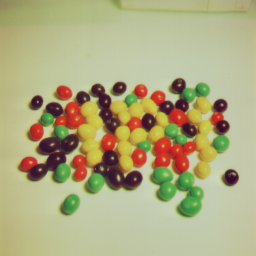
#> input picture gcPDI/imgPDI/beansp.tiff, 256 x 256 px
$ jupyter execute --allow-errors gc04_03Limiariz.ipynb
#> lines starting #> are read from the running program, lines starting #| are printed output that depends on the picture
## Limiarização

### Imagens para análise
Serão utilizadas a imagem beansp.tiff e gray21.515.tiff, uma para simular aplicações em figuras reais, e outra para explorar os parâmetros de limiarização, já que possui faixas de cinza bem definidas.

[cell 1]
#Inicialização
import cv2 as cv
import numpy as np
import matplotlib.pyplot as plt
import math as m
import navFunc as nf
from navFunc.cls import cls
from IPython.display import Image

[cell 2]
imgA = cv.imread("../gcPDI/imgPDI/beansp.tiff",0)
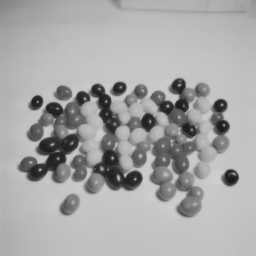
#> imgA: shape (256, 256); min 24, max 208, mean 167.2
imgB = cv.imread("../gcPDI/imgPDI/gray21.512.tiff",0)
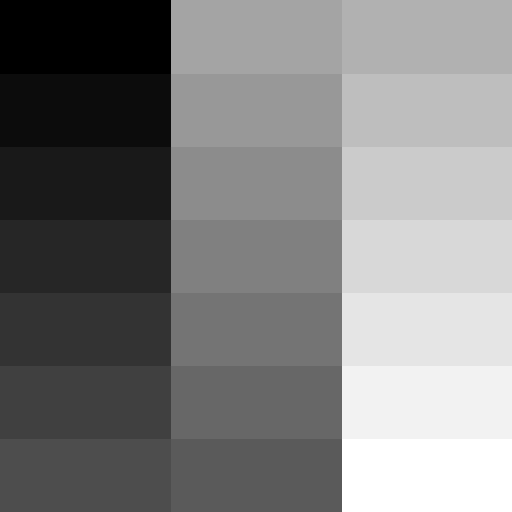
#> input picture gcPDI/imgPDI/gray21.512.tiff, 512 x 512 px
#> imgB is the input picture: shape (512, 512); min 0, max 255, mean 127

#> (a cell that did not finish here is left out)

### Teoria

O conceito de limiarização é introduzido em um processo de transformação na imagem com base em limiares pré-definidos. Esse processo pode particionar imagens diretamente em regiões baseadas no valor de intensidade e/ou propriedade desse valor.

Limiarização de nível de cinza é um processo de segmentação simples. Muitos objetos ou regiões de imagens são caracterizados por refletividade constante ou absorção de luz de suas superfícies. Então, uma constante de brilho ou um limite pode ser determinados para segmentar objetos e fundo, regiões de interesse ou não.

[cell 4]
#Mini-script para avaliar histograma
dst = cv.calcHist([imgB],[0],None,[256],[0,256])
#> dst = 256 values, max 12654 at index 0, min 0 at index 1, mean 1024
I,V = dst.shape
#> I = 256; V = 1
for i in range(I):
    if dst[i]>0:
        print("i = {}\tval = {}".format(i,dst[i]))
#> this loop made 256 passes
#| i = 0	val = [12654.]
#| i = 12	val = [12483.]
#| i = 25	val = [12483.]
#| i = 38	val = [12483.]
#| i = 51	val = [12483.]
#| i = 64	val = [12483.]
#| i = 77	val = [12483.]
#| i = 90	val = [12483.]
#> (further printed lines are left out)
#print(cv.calcHist([imgB],[0],None,[256],[0,256]))
